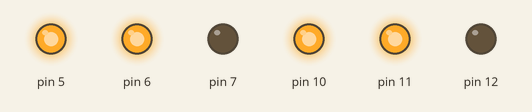
This sketch was run on a simulated Arduino Uno, built with avr-gcc and run on an emulated ATmega328P. Parts: output pins drawn as LEDs (lit = HIGH).

Above: at 0.5 s.
At 2.5 s:
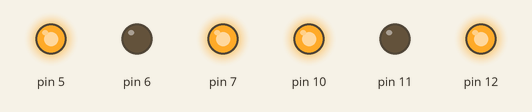
At 3.5 s:
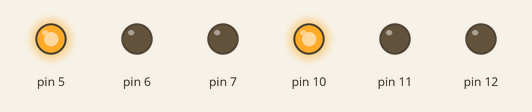
Timing chart, 0 to 5.2 s (numbered marks = the images above):
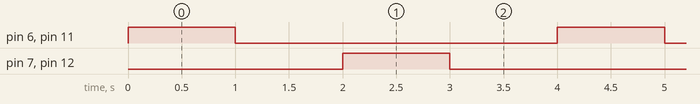

Measured:
- by itself, pin 6, pin 7, pin 11, pin 12: alternates HIGH for 1.0 s and LOW for 3.0 s
- by itself, everything shown: repeats every 4.0 s, in 4 steps

The sketch:

L298-driver.ino
```cpp
void setup() {
  pinMode(10, OUTPUT); //e
  pinMode(11, OUTPUT);
  pinMode(12, OUTPUT);
  pinMode(5, OUTPUT); //e
  pinMode(6, OUTPUT);
  pinMode(7, OUTPUT);


  digitalWrite(11, LOW);
  digitalWrite(12, LOW);
  digitalWrite(6, LOW);
  digitalWrite(7, LOW);

  digitalWrite(10, HIGH);
  digitalWrite(5, HIGH);
}

void loop() {
  //avanti
  digitalWrite(11, HIGH);
  digitalWrite(12, LOW);

  digitalWrite(6, HIGH);
  digitalWrite(7, LOW);
  delay(1000);

  //stop
  digitalWrite(11, LOW);
  digitalWrite(12, LOW);
  digitalWrite(6, LOW);
  digitalWrite(7, LOW);
  delay(1000);

  //indietro
  digitalWrite(11, LOW);
  digitalWrite(12, HIGH);
  digitalWrite(6, LOW);
  digitalWrite(7, HIGH);
  delay(1000);

  //stop
  digitalWrite(11, LOW);
  digitalWrite(12, LOW);
  digitalWrite(6, LOW);
  digitalWrite(7, LOW);
  delay(1000);

}
```
